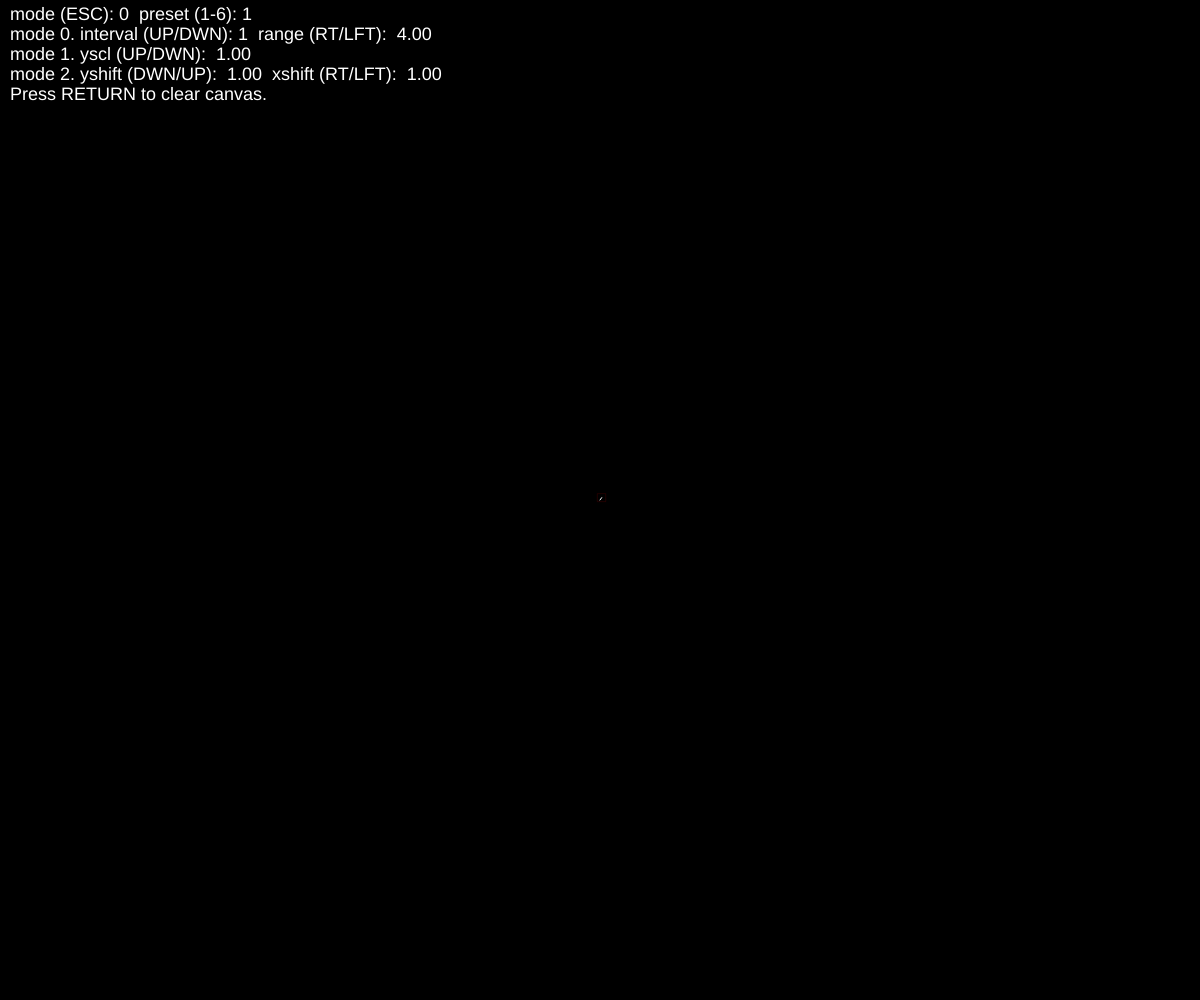
Frame 1 (no input)
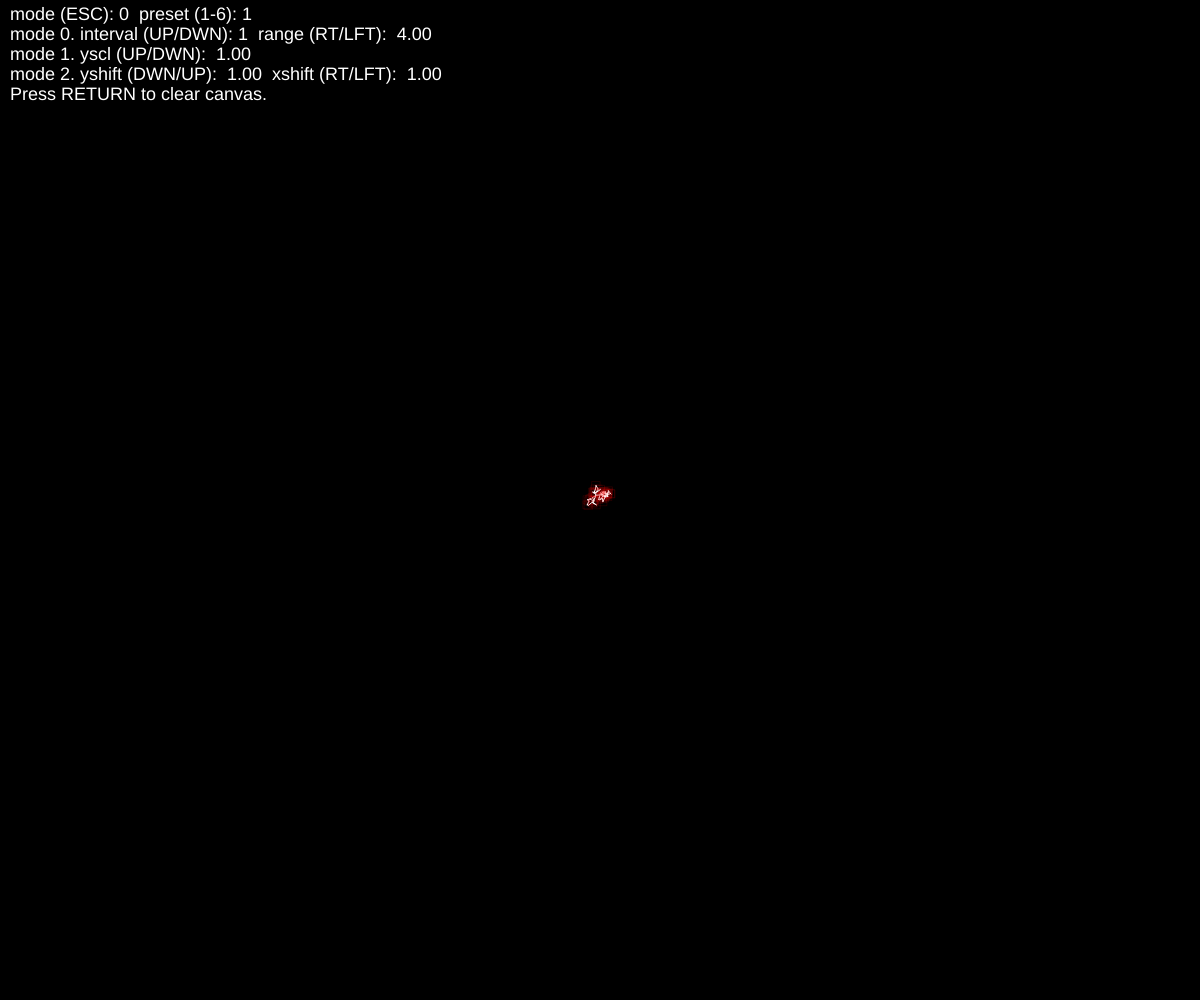
Frame 60 (no input)
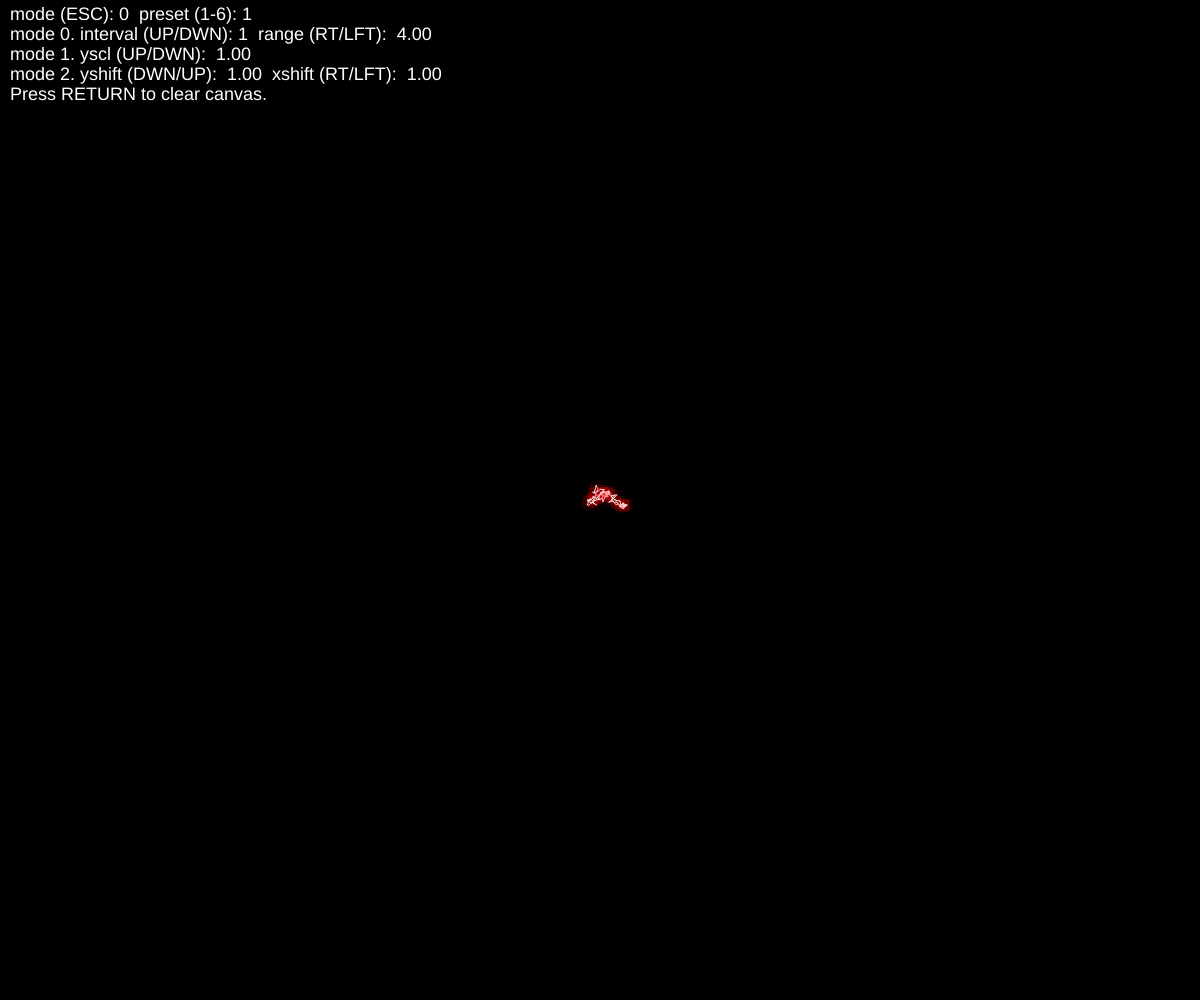
Frame 120 (the mouse pressed at the canvas centre since frame 60)

The p5.js sketch that drew these frames (run headless with seeded random() and noise() and a simulated clock; from frame 60 on, the mouse is pressed at the canvas centre):

// p5.js sketch
// ── sketch.js
/* Mimi Yin, NYU-ITP
Random pathways with controls.
*/

var x, y;
var px, py;
var xspeed, yspeed;

// Mode of control for arrow keys
var mode;
// # of frames to wait before changing direction.
var interval;
// Range of random, relative range of vertical random
var range, yscl;
// How much to shift right/left, up/down
var xshift, yshift;
// Which preset
var preset = 1;

function setup() {
  createCanvas(windowWidth, windowHeight);
  x = width / 2;
  y = height / 2;
  px = x;
  py = y;
  xspeed = 0;
  yspeed = 0;

  mode = 0;
  interval = 1;
  range = 4;
  yscl = 1;
  xshift = 1;
  yshift = 1;

  noStroke();
  background(0);

}

function draw() {
  //background(0);

  //Change direction
  if (frameCount % interval == 0) {
    xspeed = random(-range, range * xshift); //shift median to go right/left
    yspeed = random(-range*yscl, range*yscl * yshift); // shift median to go up/down
  }

  // Move
  x += xspeed;
  y += yspeed;

  // Draw a line from the previous loc to this loc
  stroke(255);
  line(px, py, x, y);

  //Draw the rectangle of possibility
  stroke(255, 0, 0, 255*range/32);
  noFill();
  rect(x-range, y-(range*yscl), range+(range*xshift), (range*yscl)+(range*yscl*yshift));


  // Remember current location for next frame
  px = x;
  py = y;

  // Print control values to screen
  noStroke();
  fill(0);
  rect(0, 0, 500, 120);
  fill(255);
  textSize(18);
  text("mode (ESC): " + mode + "\tpreset (1-6): " + preset, 10, 20);
  text("mode 0. interval (UP/DWN): " + interval + "\trange (RT/LFT): " + nfs(range, 0, 2), 10, 40);
  text("mode 1. yscl (UP/DWN): " + nfs(yscl, 0, 2), 10, 60);
  text("mode 2. yshift (DWN/UP): " + nfs(yshift, 0, 2) + "\txshift (RT/LFT): " + nfs(xshift, 0, 2), 10, 80);
  text("Press RETURN to clear canvas.", 10, 100);

}

function keyPressed() {
  // Presets
  switch(key) {
    // "Normal"
    case '1':
      interval = 1;
      range = 4;
      yscl = 1;
      xshift = 1;
      yshift = 1;
      preset = 1;
      break;
    // Fast
    case '2':
      interval = 1;
      range = 50;
      yscl = 1;
      xshift = 1;
      yshift = 1;
      preset = 2;
      break;
    // Only changes every second. Slow.
    case '3':
      interval = 60;
      range = 2;
      yscl = 1;
      xshift = 1;
      yshift = 1;
      preset = 3;
      break;
    // More vertical.
    case '4':
      interval = 30;
      range = 2;
      yscl = 2;
      xshift = 1;
      yshift = 1;
      preset = 4;
    	break;
    // Moving towards upper-right.
    case '5':
      interval = 1;
      range = 1;
      yscl = 1;
      xshift = 1.5;
      yshift = .7;
      preset = 5;
      break;
        // Moving towards upper-right.
    case '6':
      interval = 180;
      range = 1;
      yscl = 1;
      xshift = 1;
      yshift = 1;
      preset = 6;
      break;
  }


  // Change mode to change which
  // vars the arrow keys control
  switch (keyCode){
    case ESCAPE:
      mode++;
      mode %= 3;
      break;
    // Reset
    case RETURN:
      background(0);
      x = width/2;
      y = height/2;
      break;
  }

  // Arrow key controls
  switch (mode) {
    case 0:
      switch (keyCode) {
        case UP_ARROW:
          interval++;
          break;
        case DOWN_ARROW:
          interval--;
          break;
        case RIGHT_ARROW:
          range ++;
          break;
        case LEFT_ARROW:
          range --;
          break;
      }
      interval = bottomOut(interval, 1);
      range = bottomOut(range);
      break;
    case 1:
      switch (keyCode) {
        case UP_ARROW:
          yscl += 0.1;
          break;
        case DOWN_ARROW:
          yscl -= 0.1;
          break;
      }
      yscl = bottomOut(yscl, 0);
      break;
    case 2:
      switch (keyCode) {
        case RIGHT_ARROW:
          xshift += 0.1;
          break;
        case LEFT_ARROW:
          xshift -= 0.1;
          break;
        case UP_ARROW:
          yshift -= 0.1;
          break;
        case DOWN_ARROW:
          yshift += 0.1;
          break;
      }
      xshift = bottomOut(xshift, 0);
      yshift = bottomOut(yshift, 0);
      break;
  }
}

// Bottom out at...
function bottomOut(p, bottom) {
  return p < bottom ? bottom : p;
}
